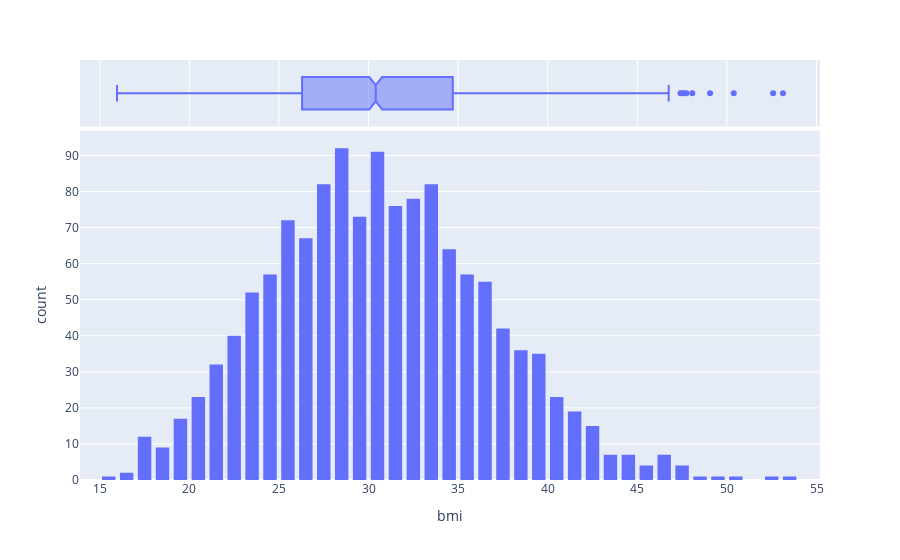

Notebook code for this chart:
### Markdown cell above
##### Exploring each Feature "BMI"

### Code cell
fig=px.histogram(data_frame=df,x="bmi",marginal="box")
fig.update_layout(bargap=0.25)

### Figure 1 — Plotly figure (JSON) as saved in the notebook; plotly's stock layout.template omitted (floating-point values rounded to 4 significant figures; data arrays with more than 128 entries replaced by an {"elided": "..."} marker saying what was removed)
{"data": [{"alignmentgroup": "True", "bingroup": "x", "hovertemplate": "bmi=%{x}<br>count=%{y}<extra></extra>", "legendgroup": "", "marker": {"color": "#636efa", "pattern": {"shape": ""}}, "name": "", "offsetgroup": "", "orientation": "v", "showlegend": false, "type": "histogram", "x": {"elided": "1338 float values"}, "xaxis": "x", "yaxis": "y"}, {"alignmentgroup": "True", "hovertemplate": "bmi=%{x}<extra></extra>", "legendgroup": "", "marker": {"color": "#636efa"}, "name": "", "notched": true, "offsetgroup": "", "showlegend": false, "type": "box", "x": {"elided": "1338 float values"}, "xaxis": "x2", "yaxis": "y2"}], "layout": {"bargap": 0.25, "barmode": "relative", "legend": {"tracegroupgap": 0}, "margin": {"t": 60}, "xaxis": {"anchor": "y", "domain": [0, 1], "title": {"text": "bmi"}}, "xaxis2": {"anchor": "y2", "domain": [0, 1], "matches": "x", "showgrid": true, "showticklabels": false}, "yaxis": {"anchor": "x", "domain": [0, 0.8316], "title": {"text": "count"}}, "yaxis2": {"anchor": "x2", "domain": [0.8416, 1], "matches": "y2", "showgrid": false, "showline": false, "showticklabels": false, "ticks": ""}}}
